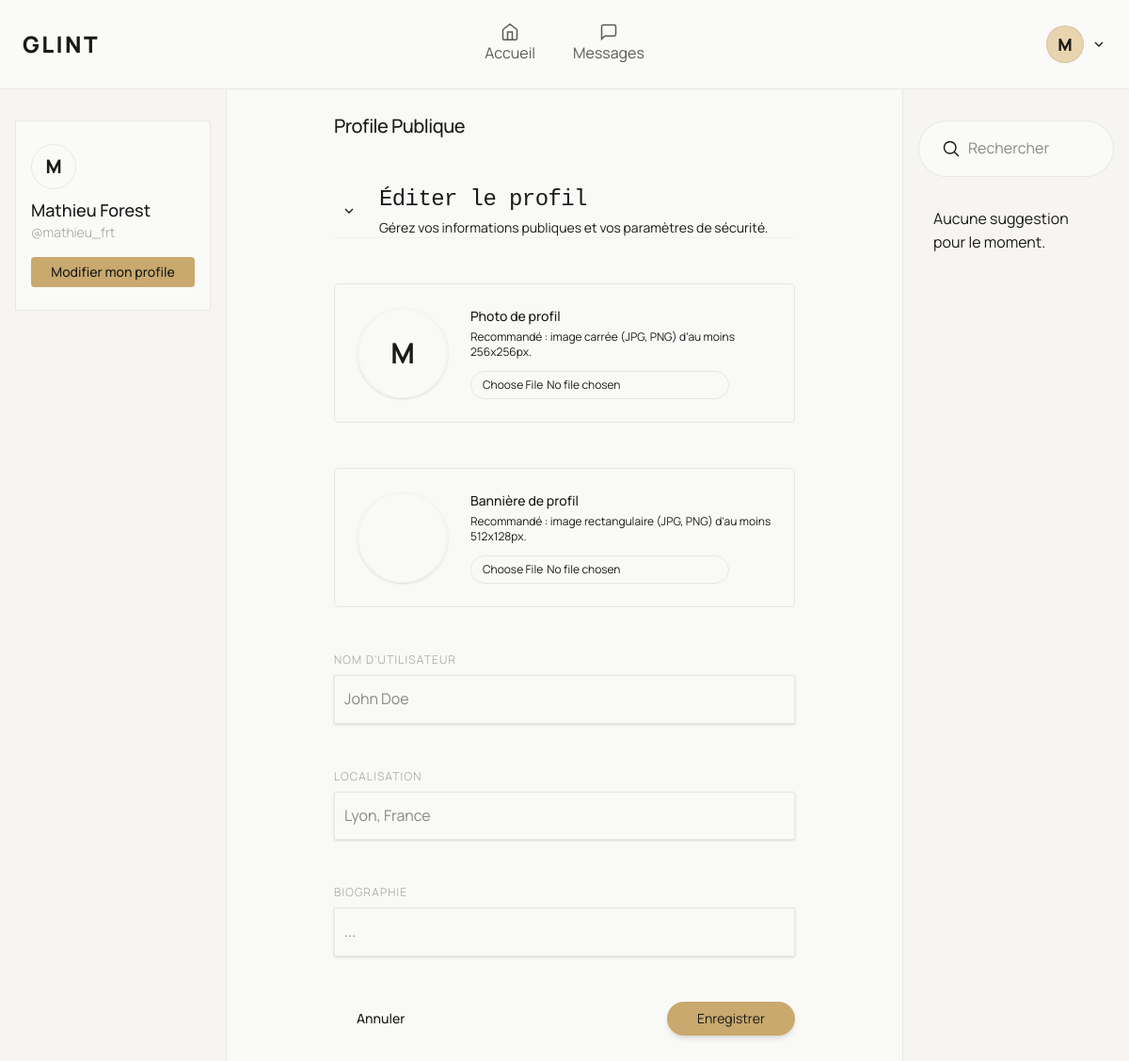
The app's page /dashboard/profile_edit (signed in), older data.
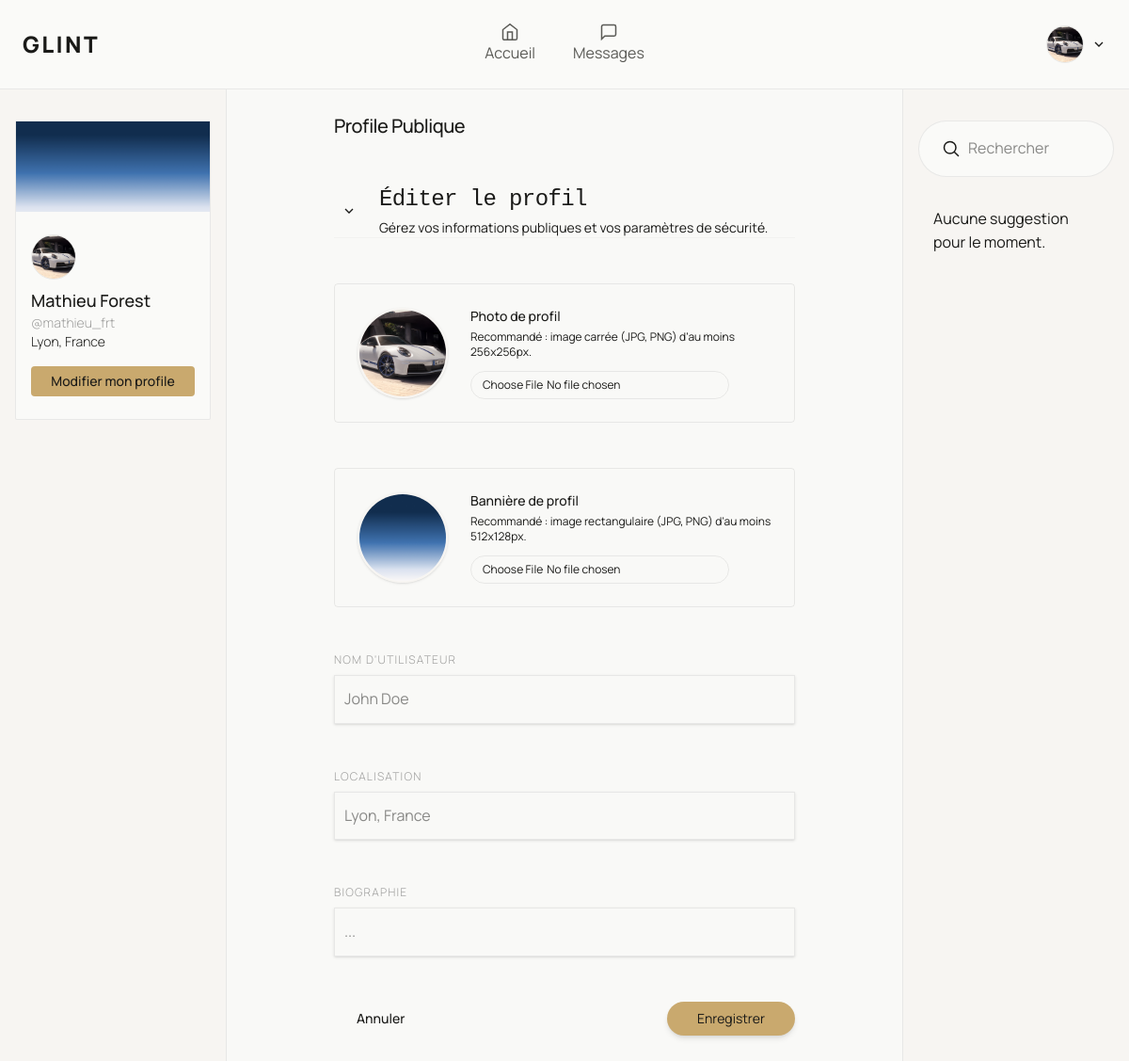
The same page, newer data.
### app/models/User.py (models this page shows, shortened)
class User(database.Model):
    __tablename__ = "users"
    id: Mapped[int] = mapped_column(primary_key=True)
    name: Mapped[str] = mapped_column(String(80), nullable=False)
    username: Mapped[str] = mapped_column(String(80), unique=True, nullable=False)
    email: Mapped[str] = mapped_column(String(120), unique=True, nullable=False)
    password: Mapped[str] = mapped_column(String(255), nullable=False)
    biography: Mapped[str] = mapped_column(Text, default="", server_default="")
    location: Mapped[str] = mapped_column(String(120), default="", server_default="")
    banner: Mapped[str] = mapped_column(String(255), default="", server_default="")
    avatar: Mapped[str] = mapped_column(String(255), default="", server_default="")
    created_at: Mapped[datetime] = mapped_column(DateTime, default=datetime.utcnow)
    updated_at: Mapped[Optional[datetime]] = mapped_column(DateTime, default=datetime.utcnow, onupdate=datetime.utcnow)
    posts: Mapped[List["Post"]] = relationship("Post", back_populates="author", lazy="dynamic")
    comments: Mapped[List["Comment"]] = relationship("Comment", back_populates="author", lazy="dynamic")
    likes: Mapped[List["Like"]] = relationship("Like", back_populates="user", lazy="dynamic")
    reposts: Mapped[List["Repost"]] = relationship("Repost", back_populates="user", lazy="dynamic")
    following: Mapped[List["Follow"]] = relationship("Follow", back_populates="follower", lazy="dynamic",
                                                     foreign_keys="Follow.follower_id")
    followers: Mapped[List["Follow"]] = relationship("Follow", back_populates="followed", lazy="dynamic",
                                                     foreign_keys="Follow.followed_id")

### app/routes/dashboard.py (the view)
@dashboard_bp.route("dashboard/profile_edit", methods=["GET", "POST"])
@login_required
def profile_edit(current_user):
    return DashboardController.profil_edit(current_user)

### app/context_processors.py (called while the page is built)
def inject_user():
    try:
        verify_jwt_in_request(locations=["cookies"], optional=True)
        user_id = get_jwt_identity()
        if user_id:
            user = User.query.get(int(user_id))
            return {"current_user": user}
    except Exception:
        pass
    return {"current_user": None}

### app/controllers/DashboardControllers.py (called while the page is built, shortened)
    @staticmethod
    def profil_edit(current_user):
        return render_template("dashboard/tab/profil_edit.html", current_user=current_user)

### app/templates/dashboard/tab/profil_edit.html (shortened to what the changed rows need)
{% extends "dashboard/index.html" %}
{% from "components/ui/icons.html" import Icon %}
{% from "components/ui/input.html" import Input %}
{% from "components/ui/flash.html" import Flash %}
{% block dashboard_mid %}
    <div class="flex flex-col items-center gap-4 py-6 w-full h-full">
        <form class="space-y-12" method="POST" enctype="multipart/form-data">
            <div class="flex items-center gap-2">
                <h2 class="text-xl font-medium tracking-tight">Profile Publique</h2>
            </div>
            <div class="border-b border-border/40">
                <div class="flex items-center gap-4">
                    <div>
                        <h1 class="text-2xl font-mono font-light tracking-tight text-foreground">
                            Éditer le profil
                        </h1>
                    </div>
                </div>
            </div>
            <div class="flex flex-col sm:flex-row items-center gap-6 p-6 rounded-sm border border-border">
                <div class="group cursor-pointer">
                    <div class="flex items-center justify-center h-24 w-24 overflow-hidden rounded-full border-2 border-background shadow-sm">
                        {% if current_user.avatar %}
                            <img src="{{ url_for('static', filename='uploads/avatars/' ~ current_user.avatar) }}"
                                 alt="Avatar de {{ current_user.name }}"
                                 class="h-full w-full object-cover transition-opacity duration-300 group-hover:opacity-50"
                            />
                        {% else %}
                            <p class="text-3xl font-bold">{{ current_user.name[0] }}</p>
                        {% endif %}
                    </div>
                </div>
            </div>
            <div class="flex flex-col sm:flex-row items-center gap-6 p-6 rounded-sm border border-border">
                <div class="group cursor-pointer">
                    <div class="flex items-center justify-center h-24 w-24 overflow-hidden rounded-full border-2 border-background shadow-sm">
                        {% if current_user.banner %}
                            <img
                                    src="{{ url_for('static', filename='' ~ current_user.banner) }}"
                                    alt="Bannière de {{ current_user.name }}"
                                    class="h-full w-full object-cover transition-opacity duration-300 group-hover:opacity-50"
                            />
                        {% endif %}
                    </div>
                </div>
            </div>
        </form>
    </div>
{% endblock %}

### app/templates/components/layout/dashboard_headers.html (shortened to what this page needs)
{% from "components/ui/icons.html" import Icon %}
{% set nav_items = [
    {"name": "Accueil", "icon": "fill", "url": "fill"},
    {"name": "Messages",  "icon": "messages", "url": "messages"},
] %}
{% macro DashboardHeaders(user={}, active_tab="fill") %}
    <header class="fixed  flex items-center justify-between py-4 px-6 w-full animate-in slide-in-from-left-5 fade-in duration-500 border-b border-border bg-card">
        <h1 class="uppercase font-black text-2xl tracking-widest flex-1">Glint</h1>
        <div class="hidden items-center justify-center gap-2 flex-1 md:flex">
            {% for item in nav_items %}
                <a href="{{ url_for('dashboard.index', tab=item.url) }}"
                   class="flex flex-col items-center px-4 py-2 transition-all duration-300
                              {{ 'text-primary font-semibold' if active_tab == item.url else 'text-text-2' }}">
                    {{ Icon(item.icon, cls="w-5 h-5") }}
                    {{ item.name }}
                </a>
            {% endfor %}
        </div>
        <div class="flex items-center gap-2 flex-1 justify-end">
            <div class="relative" id="my-account-wrapper">
                <button onclick="toggleDropdown()" class="flex items-center gap-2">
                    {% if user.avatar %}
                        <div class="border border-border cursor-pointer h-10 w-10 rounded-full">
                            <img src="{{ url_for('static', filename='uploads/avatars/' ~ user.avatar) }}"
                                 alt="Avatar de {{ user.name }}"
                                 class="h-full w-full object-cover transition-opacity duration-300 group-hover:opacity-50 rounded-full"
                            />
                        </div>
                    {% else %}
                        <div class="border border-border cursor-pointer h-10 w-10 rounded-full flex items-center justify-center bg-primary-light">
                            <p class="text-lg font-black text-text-1">
                                {{ user.name[0] }}
                            </p>
                        </div>
                    {% endif %}
                    {{ Icon("arrow-down") }}
                </button>
            </div>
        </div>
    </header>
{% endmacro %}

### app/templates/dashboard/profile_aside.html
{% from 'components/ui/button.html' import Button %}
{% block content %}
    <aside class="flex flex-col items-center gap-4 px-4 py-32 w-full h-full">
        <div class="flex flex-col rounded-xs bg-card border border-border w-full">
            {% if current_user.banner %}
                <header class="w-full h-24">
                    <img
                            src="{{ url_for('static', filename='uploads/banners/' ~ current_user.banner) }}"
                            alt="Bannière de profil"
                            class="w-full h-full object-cover transition-transform duration-700 group-hover:scale-105"
                    />
                </header>
            {% endif %}
            <div class="px-4 py-6 space-y-2">
                {% if current_user.avatar %}
                    <div class="border border-border cursor-pointer h-12 w-12 rounded-full">
                        <img src="{{ url_for('static', filename='uploads/avatars/' ~ current_user.avatar) }}"
                             alt="Avatar de {{ current_user.name }}"
                             class="h-full w-full object-cover transition-opacity duration-300 group-hover:opacity-50 rounded-full"
                        />
                    </div>
                {% else %}
                    <div class="border border-border cursor-pointer h-12 w-12 rounded-full flex items-center justify-center">
                        <p class="text-xl font-black text-text-1">
                            {{ current_user.name[0] }}
                        </p>
                    </div>
                {% endif %}
                <div>
                    <h2 class="font-medium text-text-1 text-lg">{{ current_user.name }}</h2>
                    <p class="font-light text-text-1/40 text-sm">@{{ current_user.username }}</p>
                    <p class="font-light text-text-1 text-sm">{{ current_user.location }}</p>
                    <a href="{{ url_for('dashboard.profile') }}">
                        {{ Button("Modifier mon profile", cls="outline outline-border mt-4 cursor-pointer duration-300 hover:bg-background w-full", type="button") }}
                    </a>
                </div>
            </div>
        </div>
    </aside>
{% endblock %}

Row changes from the older to the newer data that the page shows:
changed User "Mathieu Forest": avatar: picture added; banner: picture added; location (not shown) → "Lyon, France"; name "M" → (not shown)
